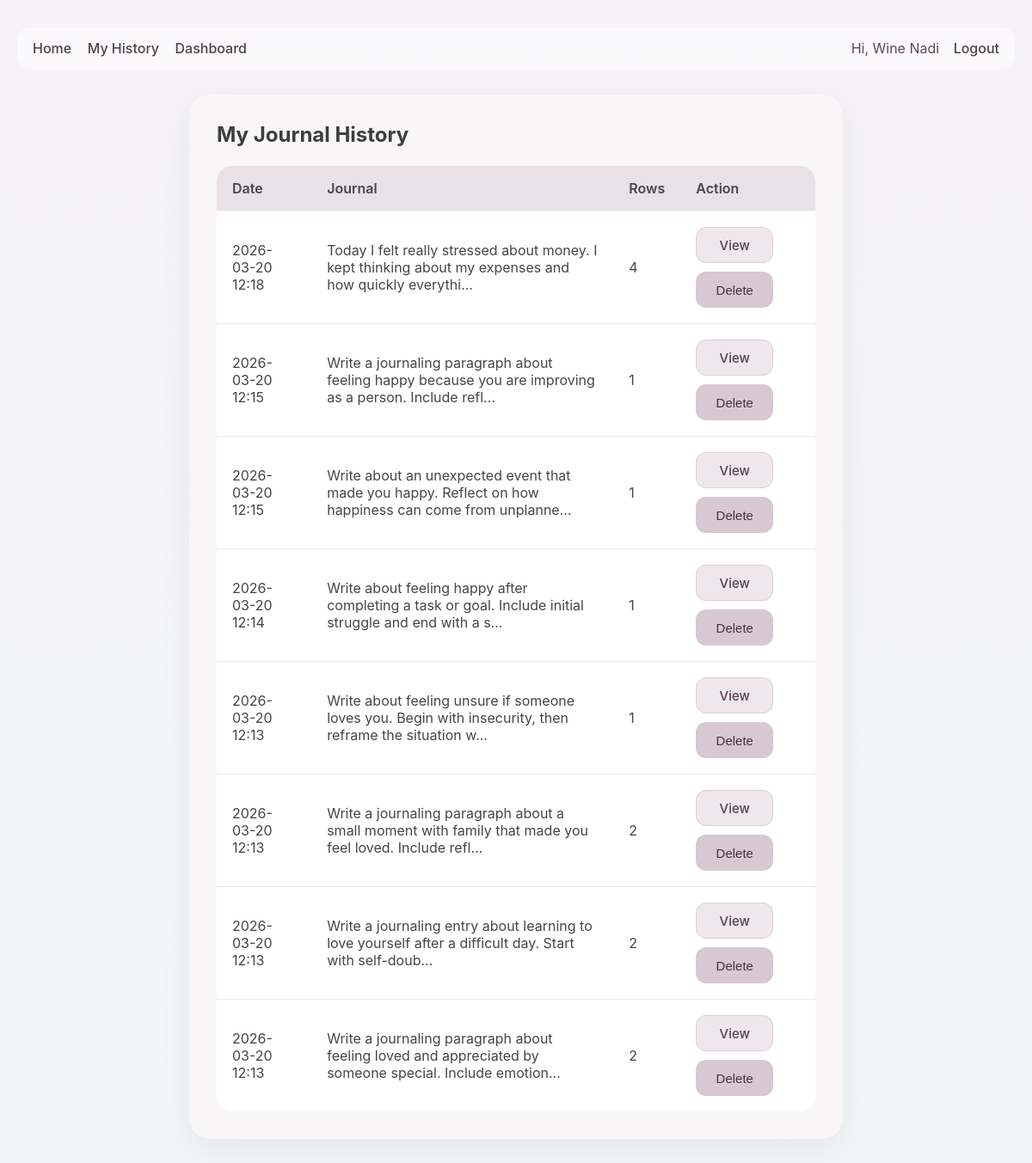
The app's page /history (signed in), older data.
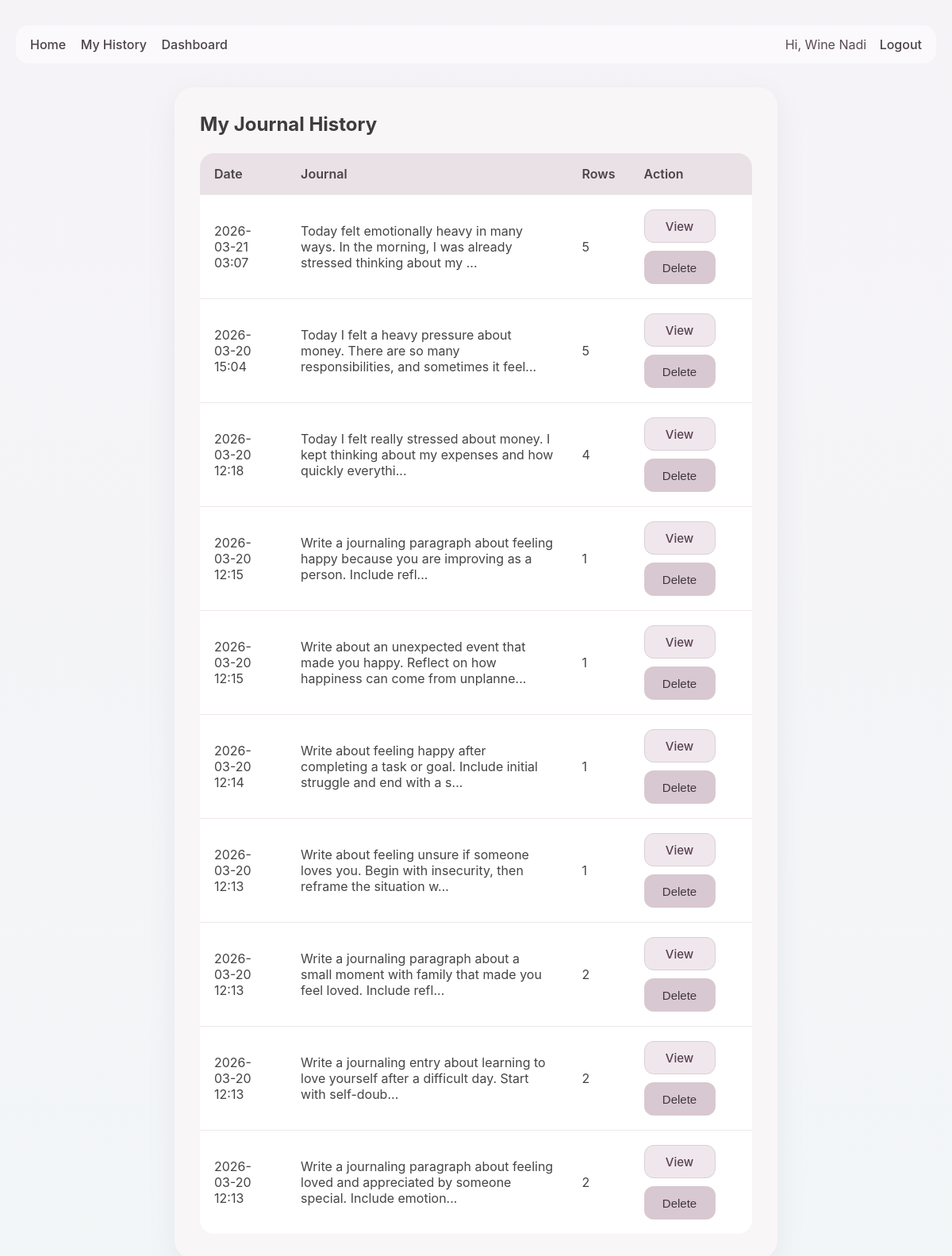
The same page, newer data.
### models.py (models this page shows, shortened)
class User(UserMixin, db.Model):
    id = db.Column(db.Integer, primary_key=True)
    username = db.Column(db.String(120), unique=True, nullable=False)
    email = db.Column(db.String(150), unique=True, nullable=False)
    password_hash = db.Column(db.String(255), nullable=False)
    journals = db.relationship(
        "JournalEntry",
        backref="user",
        lazy=True,
        cascade="all, delete-orphan"
    )

class JournalEntry(db.Model):
    id = db.Column(db.Integer, primary_key=True)
    journal_text = db.Column(db.Text, nullable=False)
    created_at = db.Column(db.DateTime, default=datetime.utcnow)
    user_id = db.Column(db.Integer, db.ForeignKey("user.id"), nullable=False)
    analyses = db.relationship(
        "JournalAnalysisRow",
        backref="journal",
        lazy=True,
        cascade="all, delete-orphan"
    )

### controllers/history_controller.py (the view)
@history_bp.route("/history")
@login_required
def history():
    entries = JournalEntry.query.filter_by(user_id=current_user.id) \
        .order_by(JournalEntry.created_at.desc()).all()
    return render_template("history.html", entries=entries)

### models.py (called while the page is built)
@login_manager.user_loader
def load_user(user_id):
    return User.query.get(int(user_id))

### templates/history.html
{% extends 'base.html' %}
{% block content %}
<div class="history-card">
    <h2>My Journal History</h2>
    {% if entries %}
        <table class="history-table">
            <thead>
                <tr>
                    <th>Date</th>
                    <th>Journal</th>
                    <th>Rows</th>
                    <th>Action</th>
                </tr>
            </thead>
            <tbody>
                {% for entry in entries %}
                <tr>
                    <td>{{ entry.created_at.strftime('%Y-%m-%d %H:%M') }}</td>
                    <td>{{ entry.journal_text[:100] }}{% if entry.journal_text|length > 100 %}...{% endif %}</td>
                    <td>{{ entry.analyses|length }}</td>
                    <td>
                        <div class="action-group">
                            <a href="{{ url_for('history.history_detail', entry_id=entry.id) }}" class="view-btn">View</a>
                            <form method="POST" action="{{ url_for('history.delete_entry', entry_id=entry.id) }}">
                                <button type="submit" class="delete-btn">Delete</button>
                            </form>
                        </div>
                    </td>
                </tr>
                {% endfor %}
            </tbody>
        </table>
    {% else %}
        <p>No journal history yet.</p>
    {% endif %}
</div>
{% endblock %}

### templates/base.html (shortened to what this page needs)
<!DOCTYPE html>
<html lang="en">
<head>
    <link rel="stylesheet" href="{{ url_for('static', filename='css/style.css') }}">
</head>
<body>
    <div class="page-shell">
        <nav class="top-nav">
            <div class="nav-left">
                <a href="{{ url_for('journal.index') }}">Home</a>
                {% if current_user.is_authenticated %}
                    <a href="{{ url_for('history.history') }}">My History</a>
                    <a href="{{ url_for('dashboard.dashboard') }}">Dashboard</a>
                {% endif %}
            </div>
            <div class="nav-right">
                {% if current_user.is_authenticated %}
                    <span class="welcome-text">Hi, {{ current_user.username }}</span>
                    <a href="{{ url_for('auth.logout') }}">Logout</a>
                {% else %}
                    <a href="{{ url_for('auth.login') }}">Login</a>
                    <a href="{{ url_for('auth.register') }}">Register</a>
                {% endif %}
            </div>
        </nav>
        {% block content %}{% endblock %}
    </div>
</body>
</html>

### static/css/style.css (style rules this page uses)
* { box-sizing: border-box; }
body { margin: 0; padding: 0; font-family: "Inter", "Segoe UI", Arial, sans-serif; background: linear-gradient(180deg, #f6f3f7 0%, #f2f6f7 100%); color: #3d3d3d; }
.page-shell { max-width: 1200px; margin: 0 auto; padding: 20px; }
.top-nav { display: flex; justify-content: space-between; align-items: center; margin: 12px 0 24px; padding: 14px 18px; border-radius: 16px; background: rgba(255, 255, 255, 0.55); }
.top-nav a { text-decoration: none; margin-right: 14px; color: #4b4348; font-weight: 500; }
.top-nav a:last-child { margin-right: 0; }
.welcome-text { margin-right: 12px; color: #5b4a55; }
.auth-card, .history-card { max-width: 760px; margin: 30px auto; background: #f8f6f7; padding: 32px; border-radius: 24px; box-shadow: 0 12px 35px rgba(110, 118, 130, 0.10); }
.auth-card h2, .history-card h2 { margin-top: 0; margin-bottom: 22px; }
.auth-form button, .delete-btn { border: none; border-radius: 14px; background: #d8c8d1; padding: 14px 20px; font-size: 16px; cursor: pointer; }
.history-table { width: 100%; border-collapse: collapse; background: white; border-radius: 14px; overflow: hidden; }
.history-table th, .history-table td { text-align: left; padding: 14px; border-bottom: 1px solid #eee; }
.history-table th { background: #f1ebef; }
.history-table { width: 100%; border-collapse: collapse; background: #fff; border-radius: 18px; overflow: hidden; }
.history-table th { text-align: left; padding: 16px 18px; background: #e9e1e6; color: #4a4548; font-size: 16px; font-weight: 600; }
.history-table td { padding: 18px; border-bottom: 1px solid #eee7eb; vertical-align: middle; color: #454545; font-size: 16px; }
.history-table tr:last-child td { border-bottom: none; }
.action-group { display: flex; align-items: center; gap: 10px; flex-wrap: wrap; }
.view-btn, .delete-btn { display: inline-flex; align-items: center; justify-content: center; min-width: 90px; height: 42px; padding: 0 16px; border-radius: 12px; text-decoration: none; font-size: 15px; font-weight: 500; cursor: pointer; transition: all 0.18s ease; }
.view-btn { background: #efe7ec; color: #5a4150; border: 1px solid #dccfd7; }
.delete-btn { background: #d8c8d1; color: #3f3640; border: none; }
.history-table td form { margin: 0; }

Row changes from the older to the newer data that the page shows:
added JournalEntry: created_at "2026-03-21 03:07", journal_text "Today felt emotionally heavy in many ways. In the morning, I was already stressed thinking about my", analyses|length "5"
added JournalEntry: created_at "2026-03-20 15:04", journal_text "Today I felt a heavy pressure about money. There are so many responsibilities, and sometimes it feel", analyses|length "5"
